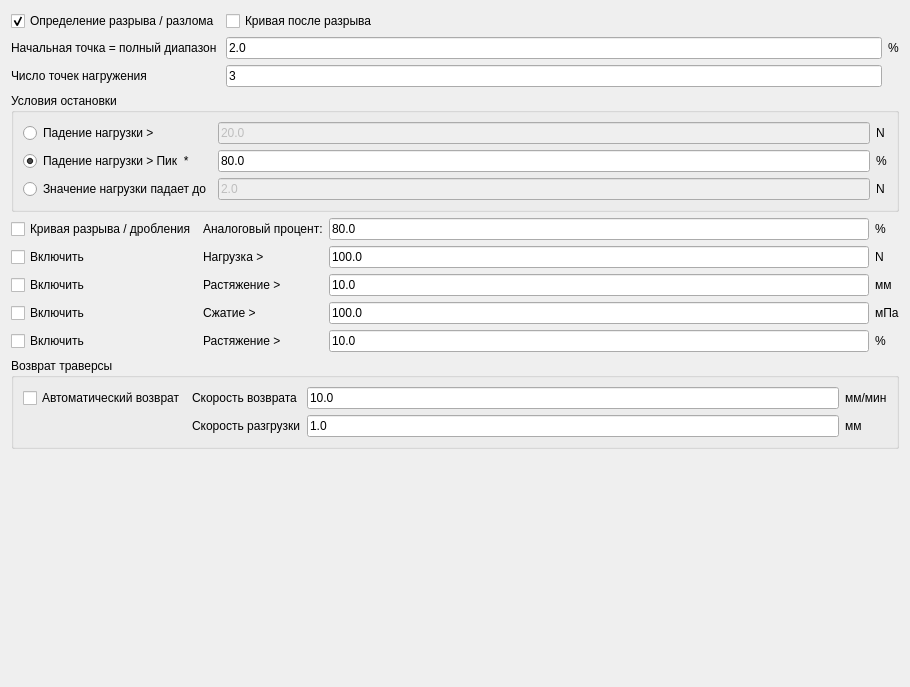
<?xml version="1.0" encoding="UTF-8"?>
<ui version="4.0">
 <class>PlanStopCondForm</class>
 <widget class="QWidget" name="PlanStopCondForm">
  <property name="geometry">
   <rect>
    <x>0</x>
    <y>0</y>
    <width>910</width>
    <height>687</height>
   </rect>
  </property>
  <property name="windowTitle">
   <string>Form</string>
  </property>
  <layout class="QVBoxLayout" name="verticalLayout_3">
   <item>
    <layout class="QGridLayout" name="gridLayout_4">
     <item row="1" column="1">
      <widget class="QLineEdit" name="lineEdit">
       <property name="text">
        <string>2.0</string>
       </property>
      </widget>
     </item>
     <item row="2" column="0">
      <widget class="QLabel" name="label_3">
       <property name="text">
        <string>Число точек нагружения</string>
       </property>
      </widget>
     </item>
     <item row="0" column="0">
      <widget class="QCheckBox" name="checkBox">
       <property name="text">
        <string>Определение разрыва / разлома</string>
       </property>
       <property name="checked">
        <bool>true</bool>
       </property>
      </widget>
     </item>
     <item row="2" column="1">
      <widget class="QLineEdit" name="lineEdit_2">
       <property name="text">
        <string>3</string>
       </property>
      </widget>
     </item>
     <item row="1" column="0">
      <widget class="QLabel" name="label">
       <property name="text">
        <string>Начальная точка = полный диапазон</string>
       </property>
      </widget>
     </item>
     <item row="0" column="1">
      <widget class="QCheckBox" name="checkBox_2">
       <property name="text">
        <string>Кривая после разрыва</string>
       </property>
      </widget>
     </item>
     <item row="1" column="2">
      <widget class="QLabel" name="label_2">
       <property name="text">
        <string>%</string>
       </property>
      </widget>
     </item>
    </layout>
   </item>
   <item>
    <widget class="QGroupBox" name="groupBox">
     <property name="title">
      <string>Условия остановки</string>
     </property>
     <layout class="QVBoxLayout" name="verticalLayout">
      <item>
       <layout class="QGridLayout" name="gridLayout_3">
        <item row="0" column="0">
         <widget class="QRadioButton" name="radioButton">
          <property name="text">
           <string>Падение нагрузки &gt;</string>
          </property>
         </widget>
        </item>
        <item row="1" column="1">
         <widget class="QLineEdit" name="lineEdit_4">
          <property name="text">
           <string>80.0</string>
          </property>
         </widget>
        </item>
        <item row="2" column="1">
         <widget class="QLineEdit" name="lineEdit_5">
          <property name="enabled">
           <bool>false</bool>
          </property>
          <property name="text">
           <string>2.0</string>
          </property>
         </widget>
        </item>
        <item row="2" column="0">
         <widget class="QRadioButton" name="radioButton_3">
          <property name="text">
           <string>Значение нагрузки падает до</string>
          </property>
         </widget>
        </item>
        <item row="1" column="0">
         <widget class="QRadioButton" name="radioButton_2">
          <property name="text">
           <string>Падение нагрузки &gt; Пик  *</string>
          </property>
          <property name="checked">
           <bool>true</bool>
          </property>
         </widget>
        </item>
        <item row="0" column="1">
         <widget class="QLineEdit" name="lineEdit_3">
          <property name="enabled">
           <bool>false</bool>
          </property>
          <property name="text">
           <string>20.0</string>
          </property>
         </widget>
        </item>
        <item row="0" column="2">
         <widget class="QLabel" name="label_4">
          <property name="text">
           <string>N</string>
          </property>
         </widget>
        </item>
        <item row="1" column="2">
         <widget class="QLabel" name="label_5">
          <property name="text">
           <string>%</string>
          </property>
         </widget>
        </item>
        <item row="2" column="2">
         <widget class="QLabel" name="label_6">
          <property name="text">
           <string>N</string>
          </property>
         </widget>
        </item>
       </layout>
      </item>
     </layout>
    </widget>
   </item>
   <item>
    <layout class="QGridLayout" name="gridLayout">
     <item row="3" column="1">
      <widget class="QLabel" name="label_10">
       <property name="text">
        <string>Сжатие &gt;</string>
       </property>
      </widget>
     </item>
     <item row="1" column="2">
      <layout class="QHBoxLayout" name="horizontalLayout_6">
       <item>
        <widget class="QLineEdit" name="lineEdit_7">
         <property name="text">
          <string>100.0</string>
         </property>
        </widget>
       </item>
      </layout>
     </item>
     <item row="0" column="0">
      <widget class="QCheckBox" name="checkBox_3">
       <property name="text">
        <string>Кривая разрыва / дробления</string>
       </property>
      </widget>
     </item>
     <item row="1" column="1">
      <widget class="QLabel" name="label_8">
       <property name="text">
        <string>Нагрузка &gt;</string>
       </property>
      </widget>
     </item>
     <item row="3" column="2">
      <layout class="QHBoxLayout" name="horizontalLayout_8">
       <item>
        <widget class="QLineEdit" name="lineEdit_9">
         <property name="text">
          <string>100.0</string>
         </property>
        </widget>
       </item>
      </layout>
     </item>
     <item row="0" column="1">
      <widget class="QLabel" name="label_7">
       <property name="text">
        <string>Аналоговый процент:</string>
       </property>
      </widget>
     </item>
     <item row="4" column="0">
      <widget class="QCheckBox" name="checkBox_6">
       <property name="text">
        <string>Включить</string>
       </property>
      </widget>
     </item>
     <item row="4" column="1">
      <widget class="QLabel" name="label_11">
       <property name="text">
        <string>Растяжение &gt;</string>
       </property>
      </widget>
     </item>
     <item row="1" column="0">
      <widget class="QCheckBox" name="checkBox_4">
       <property name="text">
        <string>Включить</string>
       </property>
      </widget>
     </item>
     <item row="0" column="2">
      <layout class="QHBoxLayout" name="horizontalLayout_5">
       <item>
        <widget class="QLineEdit" name="lineEdit_6">
         <property name="text">
          <string>80.0</string>
         </property>
        </widget>
       </item>
      </layout>
     </item>
     <item row="2" column="2">
      <layout class="QHBoxLayout" name="horizontalLayout_7">
       <item>
        <widget class="QLineEdit" name="lineEdit_8">
         <property name="text">
          <string>10.0</string>
         </property>
        </widget>
       </item>
      </layout>
     </item>
     <item row="2" column="1">
      <widget class="QLabel" name="label_9">
       <property name="text">
        <string>Растяжение &gt;</string>
       </property>
      </widget>
     </item>
     <item row="4" column="2">
      <layout class="QHBoxLayout" name="horizontalLayout_9">
       <item>
        <widget class="QLineEdit" name="lineEdit_10">
         <property name="text">
          <string>10.0</string>
         </property>
        </widget>
       </item>
      </layout>
     </item>
     <item row="3" column="0">
      <widget class="QCheckBox" name="checkBox_5">
       <property name="text">
        <string>Включить</string>
       </property>
      </widget>
     </item>
     <item row="2" column="0">
      <widget class="QCheckBox" name="checkBox_7">
       <property name="text">
        <string>Включить</string>
       </property>
      </widget>
     </item>
     <item row="0" column="3">
      <widget class="QLabel" name="label_12">
       <property name="text">
        <string>%</string>
       </property>
      </widget>
     </item>
     <item row="1" column="3">
      <widget class="QLabel" name="label_13">
       <property name="text">
        <string>N</string>
       </property>
      </widget>
     </item>
     <item row="2" column="3">
      <widget class="QLabel" name="label_14">
       <property name="text">
        <string>мм</string>
       </property>
      </widget>
     </item>
     <item row="3" column="3">
      <widget class="QLabel" name="label_15">
       <property name="text">
        <string>мПа</string>
       </property>
      </widget>
     </item>
     <item row="4" column="3">
      <widget class="QLabel" name="label_16">
       <property name="text">
        <string>%</string>
       </property>
      </widget>
     </item>
    </layout>
   </item>
   <item>
    <widget class="QGroupBox" name="groupBox_2">
     <property name="title">
      <string>Возврат траверсы</string>
     </property>
     <layout class="QVBoxLayout" name="verticalLayout_2">
      <item>
       <layout class="QGridLayout" name="gridLayout_2">
        <item row="0" column="0">
         <widget class="QCheckBox" name="checkBox_8">
          <property name="text">
           <string>Автоматический возврат</string>
          </property>
         </widget>
        </item>
        <item row="0" column="1">
         <widget class="QLabel" name="label_17">
          <property name="text">
           <string>Скорость возврата</string>
          </property>
         </widget>
        </item>
        <item row="1" column="2">
         <widget class="QLineEdit" name="lineEdit_12">
          <property name="text">
           <string>1.0</string>
          </property>
         </widget>
        </item>
        <item row="1" column="1">
         <widget class="QLabel" name="label_18">
          <property name="text">
           <string>Скорость разгрузки</string>
          </property>
         </widget>
        </item>
        <item row="0" column="2">
         <widget class="QLineEdit" name="lineEdit_11">
          <property name="text">
           <string>10.0</string>
          </property>
         </widget>
        </item>
        <item row="0" column="3">
         <widget class="QLabel" name="label_19">
          <property name="text">
           <string>мм/мин</string>
          </property>
         </widget>
        </item>
        <item row="1" column="3">
         <widget class="QLabel" name="label_20">
          <property name="text">
           <string>мм</string>
          </property>
         </widget>
        </item>
       </layout>
      </item>
     </layout>
    </widget>
   </item>
   <item>
    <spacer name="verticalSpacer">
     <property name="orientation">
      <enum>Qt::Vertical</enum>
     </property>
     <property name="sizeHint" stdset="0">
      <size>
       <width>20</width>
       <height>40</height>
      </size>
     </property>
    </spacer>
   </item>
  </layout>
 </widget>
 <resources/>
 <connections/>
</ui>
